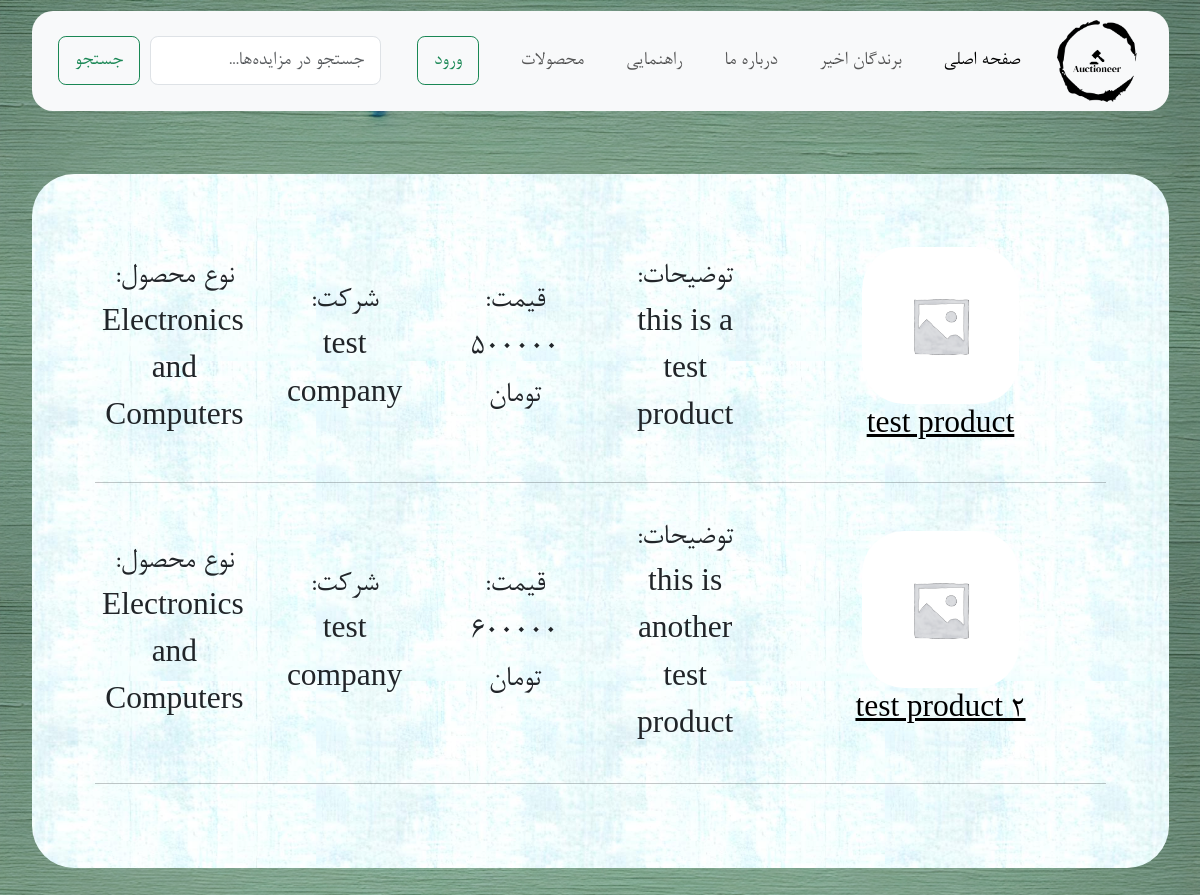
The app's page /product_list, older data.
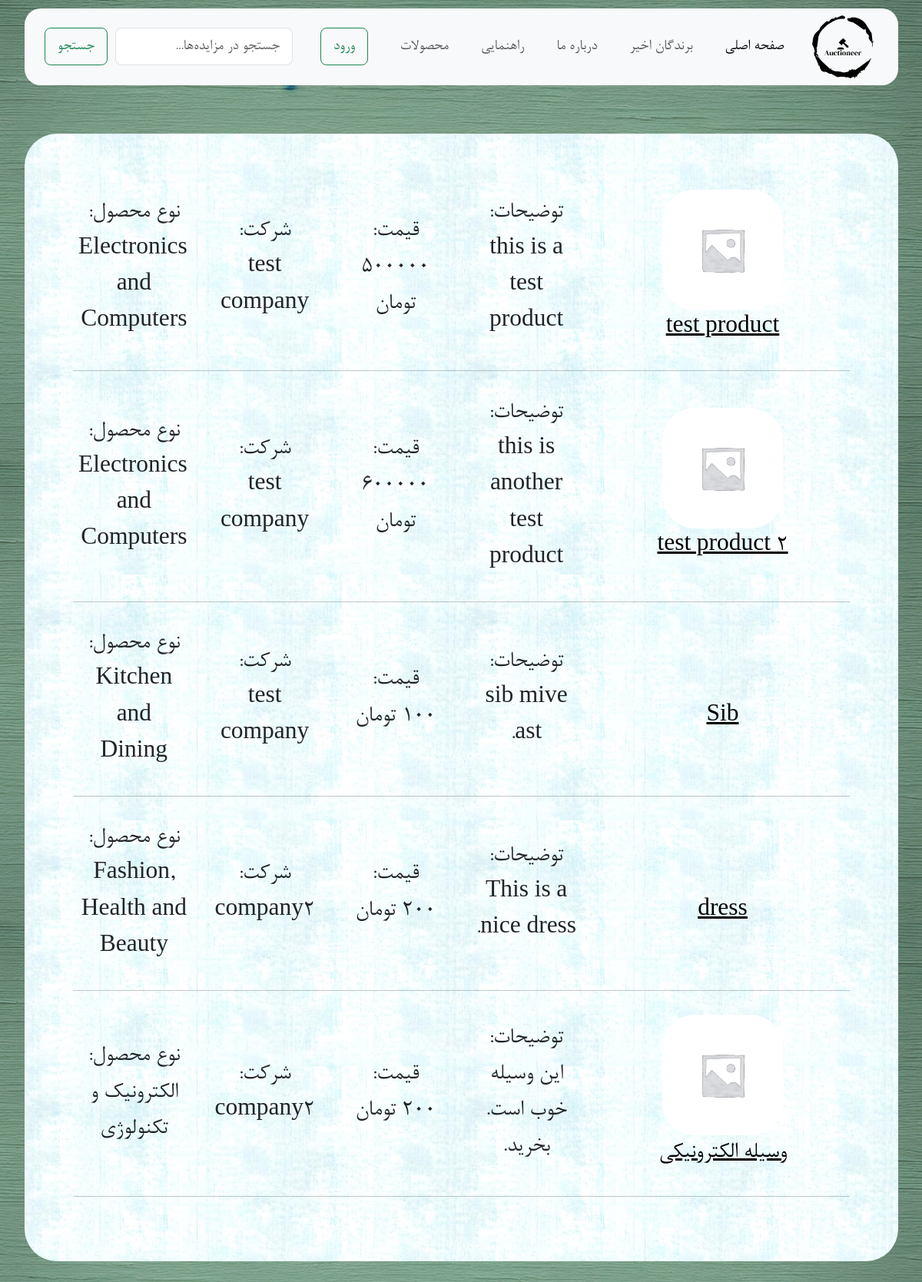
The same page, newer data.
### base/models.py (models this page shows)
class Product(models.Model):
    company = models.ForeignKey(Company, on_delete=models.CASCADE)
    name = models.CharField(max_length=255)
    price = models.DecimalField(max_digits=10, decimal_places=0)
    description = models.TextField(null=True, blank=True)
    category = models.CharField(max_length=50, choices=[(ca.value, ca.name) for ca in Category])
    image = models.ImageField(upload_to="uploads/products/", null=True, blank=True)

class Company(models.Model):
    name = models.CharField(max_length=255)
    description = models.TextField()

### base/views.py (the view)
# urls.py: path('product_list', views.product_list, name="product_list"),
def product_list(request):
    context = {'products': Product.objects.all()}
    return render(request, 'base/product_list.html', context)

### base/templates/base/product_list.html
{% extends "main.html" %}
{% load static %}
{% block content %}
<div class="container rounded-5 background-product-list m-auto mt-5">
    <div >
        {% for p in products %}
        <div class="row fs-4 text-center align-items-center p-2">
            <div class="col-3 m-auto">
                <div class="row">
                    <a href=" {% url 'product' p.id %}">
                        <img width="100px" height="auto"
                             src="{% if p.image %} /{{ p.image }} {% else %} {% static 'images/product.png' %} {% endif %}"
                             class="card-img-top rounded rounded-5"
                             alt=""
                            style="width:70%!important; height:auto!important;"></a>
                    <a class="text-black" href=" {% url 'product' p.id %}">{{ p.name }}</a>
                </div>
            </div>
            <div class="col-2">توضیحات:<br/>{{ p.description }}</div>
            <div class="col-2">قیمت:<br/>{{ p.price }} تومان</div>
            <div class="col-2">شرکت:<br/>{{ p.company.name }}</div>
            <div class="col-2">نوع محصول:<br/>{{ p.category }}</div>
        </div>
        <hr/>
        {% endfor %}
    </div>
</div>
{% endblock content %}

Row changes from the older to the newer data that the page shows:
added Product: name "Sib", description "sib mive ast.", price "100", company.name "test company", category "Kitchen and Dining"
added Product: name "dress", description "This is a nice dress.", price "200", company.name "company2", category "Fashion, Health and Beauty"
added Product: name "وسیله الکترونیکی", description "این وسیله خوب است. بخرید.", price "200", company.name "company2", category "الکترونیک و تکنولوژی"
